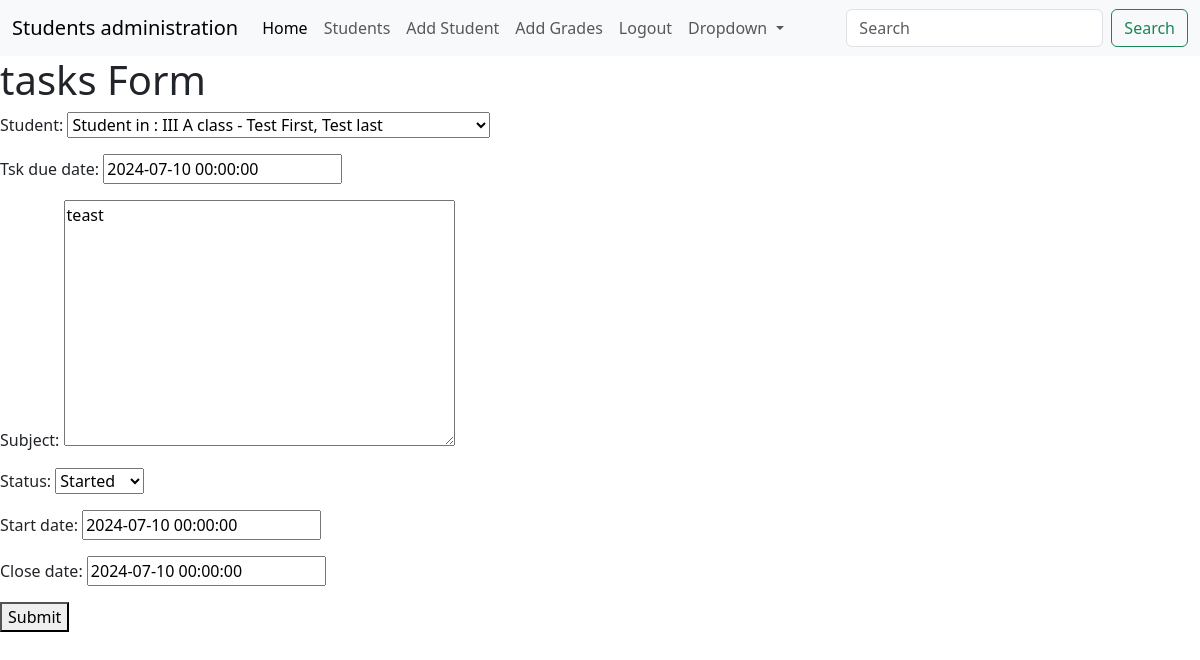
Screenshot of /students/task_update/2 (signed in) with the database file from the repository.
### students/models.py (models this page shows, shortened)
class Tasks(models.Model):
    student = models.ForeignKey("Student",on_delete=models.SET_NULL,null=True,blank=True)
    tsk_due_date = models.DateTimeField(null=True,blank=True)
    subject = models.TextField(max_length=100)
    SUBJECT_STATUSES = (
        ('s','Started'),
        ('t',"On Track"),
        ('b',"Behind"),
        ('o','Open'),
        ('c',"Closed")
    )
    status = models.CharField(max_length=1,choices=SUBJECT_STATUSES,blank=True,default='o')
    start_date = models.DateTimeField(null=True,blank=True)
    close_date = models.DateTimeField(null=True,blank=True)

### students/views.py (the view)
# urls.py: path("task_update/<int:pk>", views.TaskUpdateView.as_view(), name="update_task"),
class TaskUpdateView(LoginRequiredMixin,UpdateView):
    model = Tasks
    fields = "__all__"
    success_url = reverse_lazy("students:thankyou")

### students/models.py (called while the page is built)
    def __str__(self):
        return f'Student in : {self.class_number} class - {self.first_name}, {self.last_name}'

### students/templates/students/tasks_form.html (shortened to what this page needs)
{% extends 'base.html' %}
{% block content %}
<h1>tasks Form</h1>
<form action="" method="POST">
  {{form.as_p}}
  <button type="submit">Submit</button>
</form>
{% endblock %}

### rows the page displays
Tasks: student "Student in : III A class - Test First, Test last", tsk_due_date "2024-07-10 00:00:00", subject "teast", status "Started", start_date "2024-07-10 00:00:00", close_date "2024-07-10 00:00:00"
